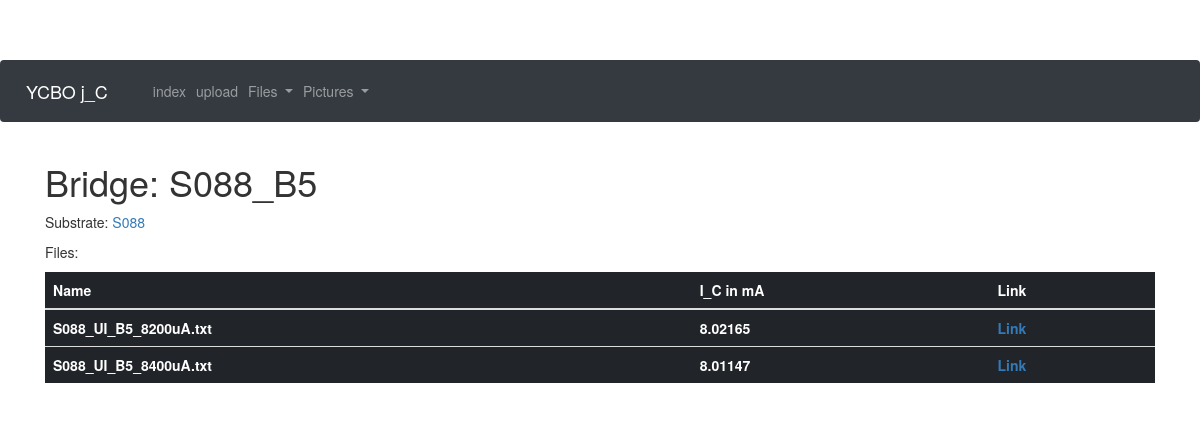
The app's page /bridge/S088_B5 with its own data.
### app/models.py (models this page shows, shortened)
class Bridge(db.Model):
    id = db.Column(db.Integer, primary_key = True)
    substrate_id = db.Column(db.Integer, db.ForeignKey("substrate.id"))
    bridgename = db.Column(db.String(32))
    j_C = db.Column(db.Float)
    res = db.Column(db.Float)
    bridgewitdh = db.Column(db.Float)
    documents = db.relationship("Document", backref = "bridge", lazy = "dynamic")
    pictures = db.relationship("Picture", backref = "bridge", lazy = "dynamic")

class Substrate(db.Model):
    id = db.Column(db.Integer, primary_key = True)
    substratename = db.Column(db.String(32))
    Au_layer = db.Column(db.Integer)
    YBCO_layer = db.Column(db.Integer)
    bridges = db.relationship("Bridge", backref = "substrate", lazy="dynamic")

class Document(db.Model):
    id = db.Column(db.Integer, primary_key = True)
    bridge_id = db.Column(db.Integer, db.ForeignKey("bridge.id"))
    filename = db.Column(db.String(64))
    remove_offset = db.Column(db.Boolean,default=False)
    remove_ohm = db.Column(db.Boolean,default=False)
    amplification = db.Column(db.Integer, default = 1000)
    j_C = db.Column(db.Float)
    res = db.Column(db.Float)
    res_border = db.Column(db.Float)

### app/routes.py (the view)
@app.route("/bridge/<bridgename>")
def bridge(bridgename):
    bridge = Bridge.query.filter_by(bridgename=bridgename).first_or_404()
    return render_template("bridge.html",bridge=bridge)

### app/templates/bridge.html
{% extends "base.html" %}
{% block content %}
<h1>Bridge: {{bridge.bridgename}}</h1>
<p>Substrate: <a href="{{url_for('substrate',substratename=bridge.substrate.substratename)}}">{{bridge.substrate.substratename}}</a></p>
<p>Files:<p>
<table class="table table-dark">
  <thead>
    <tr>
      <th scope="col">Name</th>
      <th scope="col">I_C in mA</th>
      <th scope="col">Link</th>
    </tr>
  </thead>
  <tbody>
    {% for file in bridge.documents.all() %}
    <tr>
      <th scope="row">{{ file.filename }}</th>
      <th>{% if file.j_C %}{{ "%.5f"%file.j_C }}{% else %}Unknown{% endif %}</th>
      <th><a href="{{url_for('file', filename = file.filename) }}">Link</a></th>
    </tr>
    {% endfor %}
  </tbody>
</table>
{% endblock %}

### app/templates/base.html (style rules this page uses)
body { padding-top: 60px; }

### records on screen
Bridge: bridgename "S088_B5"
Substrate: substrate.substratename "S088"
Document: filename "S088_UI_B5_8200uA.txt", j_C "8.02165"
Document: filename "S088_UI_B5_8400uA.txt", j_C "8.01147"
